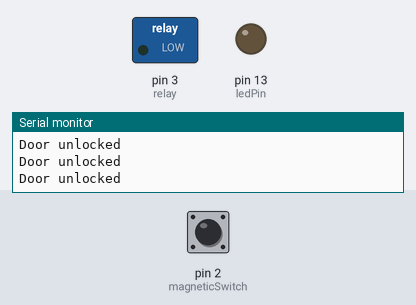
Simulated run of this program. Board: Arduino Mega 2560, built with avr-gcc and run on an emulated ATmega2560. Shown: switched loads named in the program (green lamp = pin HIGH), output pins drawn as LEDs (lit = HIGH), the last lines printed to the serial monitor. The inputs (shaded band) are chosen by the test bench; at power-on: pin 2 (magneticSwitch) HIGH.

Above: at 7.4 s.
7.5 s: pin 2 (magneticSwitch) pulled LOW for 3 s
At 9.85 s:
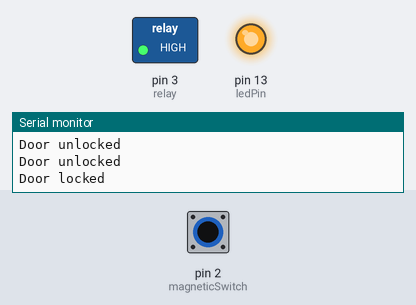
At 10.35 s:
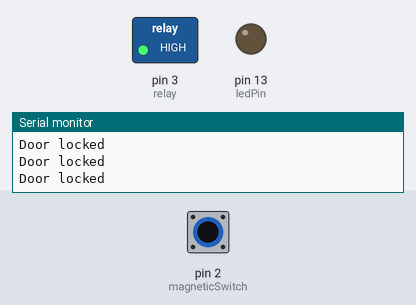
Timing chart, 0 to 18.0 s (numbered marks = the images above; inputs shaded):
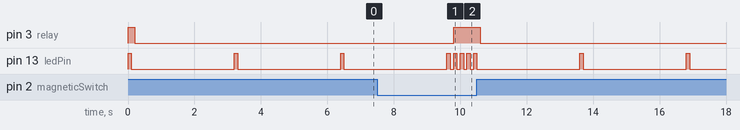

The program:

main.cpp
```cpp
/*
 * main.cpp
 *
 *  Created on: 3 paź 2014
 *      Author: mik
 */


#include <Arduino.h>
#include <Servo.h>

static const uint8_t ledPin =  13;    // LED connected to digital pin 13
static const uint8_t magneticSwitch = 2; // Magnetic contact switch
static const uint8_t relay = 3; // relay for alarm signal

void setup(void)   {

  pinMode(ledPin, OUTPUT); // initialize the digital pin as an output
  pinMode(magneticSwitch, INPUT);
  pinMode(relay, OUTPUT);
  digitalWrite(relay, HIGH); // turn of relay

  digitalWrite(magneticSwitch, HIGH); // pull-up resistor
  Serial.begin(115200);
}

void loop(void) {

  digitalWrite(ledPin, HIGH);   // set the LED on
  delay(100);                   // delay
  digitalWrite(ledPin, LOW);    // set the LED off
  delay(100);                   // delay

  if (digitalRead(magneticSwitch)) {
    Serial.println("Door unlocked");
    digitalWrite(relay, LOW); // turn on alarm

    // add sending SMS here

    delay(3000); // delay the alarm
  } else {
    Serial.println("Door locked");
    digitalWrite(relay, HIGH); // turn off alarm
  }

}


int main(void) {

  /* Must call init for arduino to work properly */
  init();
  setup();

  while (true) {
	  loop();
  }

}
```

Measured:
- after the input at 7.5 s, pin 3 (relay): LOW → HIGH after 2.3 s, → LOW 0.80 s later
- by itself, pin 13 (ledPin): repeats every 3.2 s: HIGH 0.10 s, LOW 3.1 s
